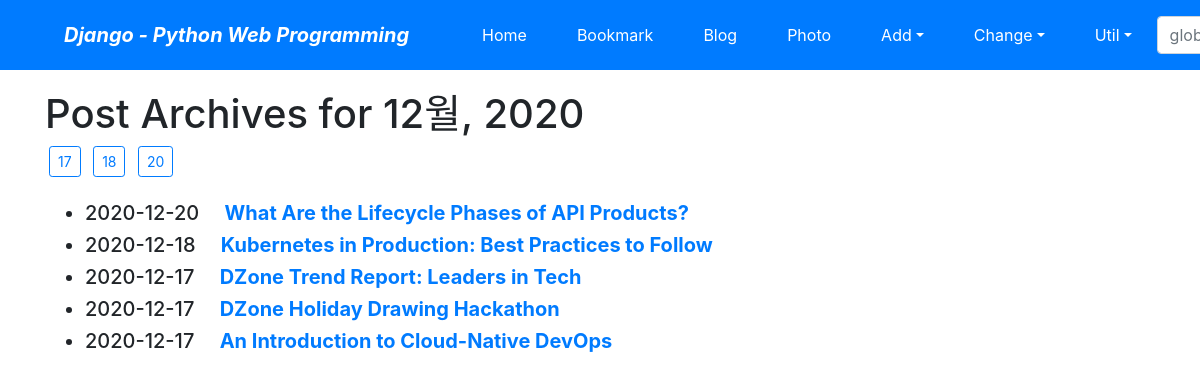
/blog/archive/2020/12/, run on the app's committed database.
### blog/models.py (models this page shows, shortened)
class Post(models.Model):
    title = models.CharField(verbose_name = "TITLE", max_length=100)
    slug = models.SlugField(verbose_name='SLUG', max_length=100, allow_unicode=True, help_text='one word for title alias. ')    # this is title -> this-is-title
    description = models.CharField(verbose_name="DESCRIPTION", max_length=100)
    content = models.TextField(verbose_name='CONTENT')
    create_dt = models.DateTimeField(verbose_name='CREATE DATE', auto_now_add=True)
    modify_dt = models.DateTimeField(verbose_name='MODIFY DATE', auto_now=True)
    owner = models.ForeignKey(User, on_delete=models.CASCADE, blank=True, null=True, verbose_name="OWNER")
    tags = TaggableManager(blank=True)
    class Meta:
        verbose_name = 'post'
        verbose_name_plural = 'posts'
        db_table = 'blog_posts'
        ordering = ('-modify_dt',)
        pass
    def get_absolute_url(self):
        return reverse("blog:post_detail", args=(self.slug,)) # /blog/this-is-title

### blog/views.py (the view)
# urls.py: path('archive/<int:year>/<int:month>/', PostMAV.as_view(), name='post_month_archive'),
class PostMAV(MonthArchiveView):
    model = Post
    date_field = 'modify_dt'
    month_format='%m'   # url에서 월의 값을 숫자로 읽는 설정

### blog/templates/blog/post_archive_month.html (shortened to what this page needs)
{% extends "base.html" %}
{% block content %}
    <h1>Post Archives for {{ month|date:"N, Y" }}</h1>
    {% for date in date_list %}
    <a href="{% url 'blog:post_day_archive' date|date:'Y' date|date:'m' date|date:'d' %}"
       class="btn btn-outline-primary btn-sm mx-1">
        {{ date|date:"d" }}</a>
    {% endfor %}
    <br><br>
    <div>
        <ul>
            {% for post in object_list %}
            <li class="h5">
                {{ post.modify_dt|date:"Y-m-d" }}&emsp;
                <a href="{{ post.get_absolute_url }}"><strong>{{ post.title }}</strong></a>
            </li>
            {% endfor %}
        </ul>
    </div>
{% endblock %}

### data on the page
Post: modify_dt "2020-12-20", title "What Are the Lifecycle Phases of API Products?"
Post: modify_dt "2020-12-18", title "Kubernetes in Production: Best Practices to Follow"
Post: modify_dt "2020-12-17", title "DZone Trend Report: Leaders in Tech"
Post: modify_dt "2020-12-17", title "DZone Holiday Drawing Hackathon"
Post: modify_dt "2020-12-17", title "An Introduction to Cloud-Native DevOps"

### other printed values
{{ month|date:"N, Y" }} "12월, 2020"
{{ date|date:"d" }} "17" "18" "20"
